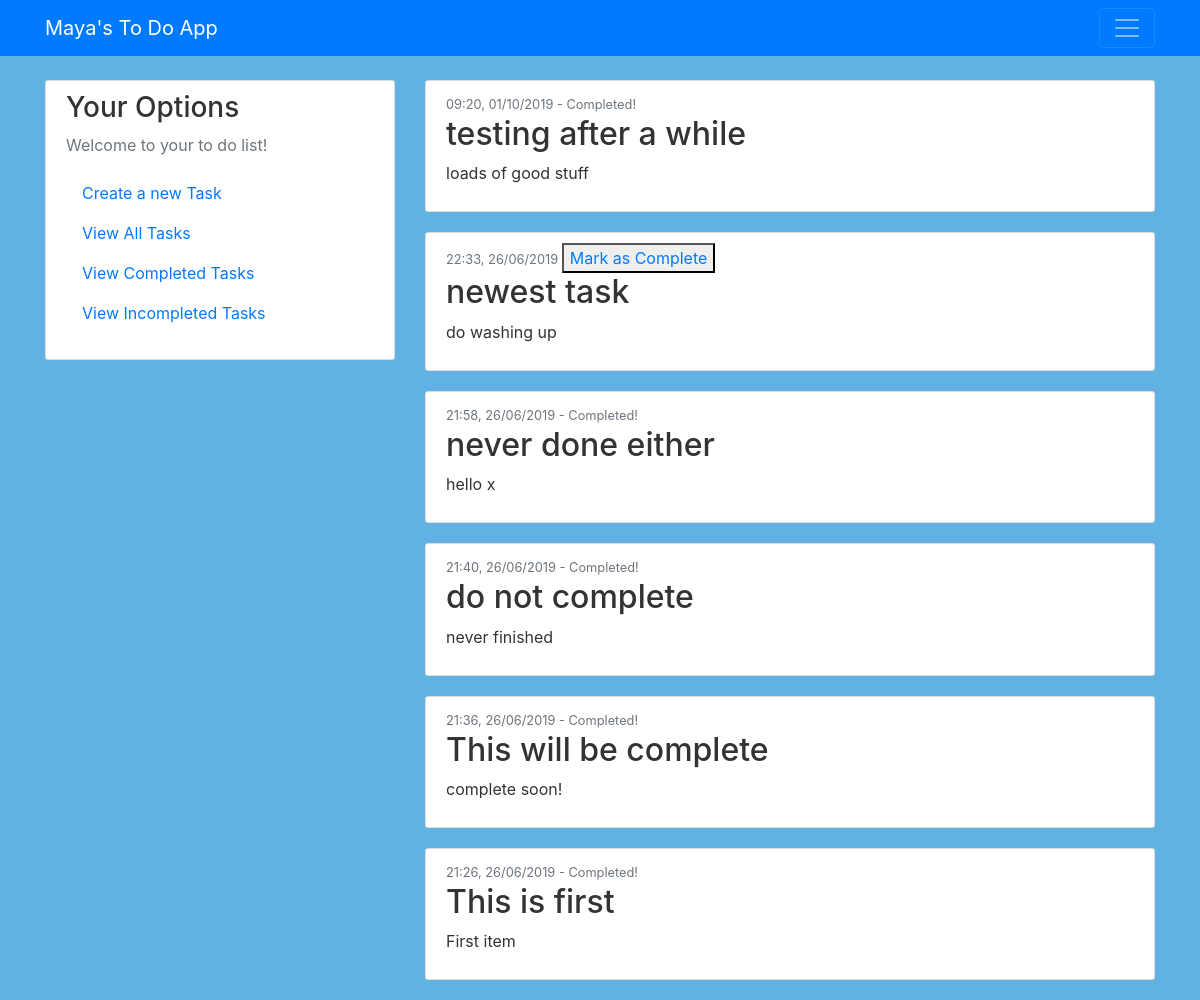
The page /view_all on the database as committed earlier.
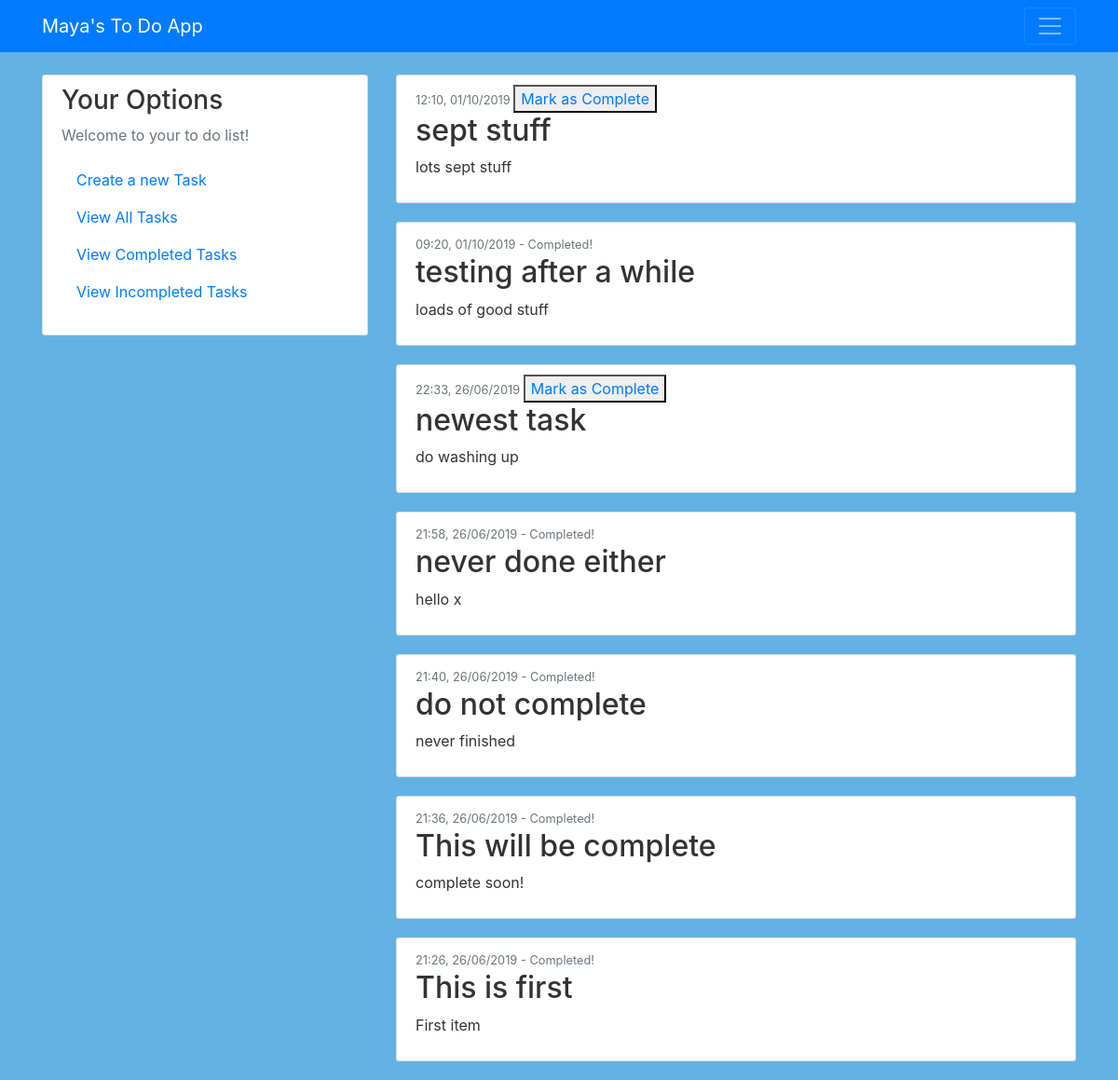
The same page on the database as committed later.
### app.py (models this page shows, shortened)
class Items(db.Model):
    id = db.Column(db.Integer, primary_key=True)
    title = db.Column(db.String(20), unique=False, nullable=False)
    content = db.Column(db.String(120), unique=True, nullable=False)
    date_posted = db.Column(db.DateTime, nullable=False, default=datetime.utcnow)
    complete = db.Column(db.Boolean, unique=False)

### app.py (the view)
@app.route("/")
@app.route("/view_all")
def view_all():
    posts = Items.query.order_by(Items.date_posted.desc()).all()
    return render_template('view_all.html', posts=posts)

### templates/view_all.html
{% extends "layout.html" %}
{% block content %}
    {% for post in posts %}
        <article class="media content-section">
          <div class="media-body">
            <div class="article-metadata">
              {% if post.complete == False %}
                <small class="text-muted">{{ post.date_posted.strftime("%H:%M, %d/%m/%Y") }} </small>
                <button type="button"> <a href="{{ url_for('view_completed',id=post.id) }}"> Mark as Complete </a> </button>
              {% elif post.complete == True %}
                <small class="text-muted">{{ post.date_posted.strftime("%H:%M, %d/%m/%Y") }} - Completed! </small>
              {% endif %}
            </div>
            <h2><a class="article-title">{{ post.title }}</a> </h2>
            <p class="article-content">{{ post.content }}</p>
          </div>
        </article>
    {% endfor %}
{% endblock content %}

### templates/layout.html (shortened to what this page needs)
<!DOCTYPE html>
<html>
<head>
    <link rel="stylesheet" href="https://maxcdn.bootstrapcdn.com/bootstrap/4.0.0/css/bootstrap.min.css">
    <link rel="stylesheet" type="text/css" href="{{ url_for('static', filename='main.css') }}">
</head>
<body>
    <header class="site-header">
      <nav class="navbar navbar-dark bg-primary fixed-top">
        <div class="container">
          <a class="navbar-brand mr-4" href="/">Maya's To Do App </a>
          <button class="navbar-toggler" type="button" data-toggle="collapse" data-target="#navbarToggle" aria-controls="navbarToggle" aria-expanded="false" aria-label="Toggle navigation">
            <span class="navbar-toggler-icon"></span>
          </button>
        </div>
      </nav>
    </header>
    <main role="main" class="container">
      <div class="row">
        <div class="col-md-4">
          <div class="content-section">
            <h3>Your Options</h3>
            <p class='text-muted'>Welcome to your to do list!
              <ul class="list-group">
                <a class="nav-item nav-link" href="/create">Create a new Task</a>
                <a class="nav-item nav-link" href="/view_all">View All Tasks</a>
                <a class="nav-item nav-link" href="{{ url_for('view_completed',id=0) }}">View Completed Tasks</a>
                <a class="nav-item nav-link" href="{{ url_for('view_incomplete') }}">View Incompleted Tasks</a>
              </ul>
            </p>
          </div>
        </div>
        <div class="col-md-8">
          {% block content %}{% endblock %}
        </div>
      </div>
    </main>
</body>
</html>

### static/main.css (style rules this page uses)
body { background: #61B2E3; color: #333333; margin-top: 5rem; }
.content-section { background: #ffffff; padding: 10px 20px; border: 1px solid #dddddd; border-radius: 3px; margin-bottom: 20px; }
.navbar { background-color: #E1AEF1; border-color: #e1aef1; }

Rows that differ between the two databases and show on the page:
added Items: date_posted "12:10, 01/10/2019", title "sept stuff", content "lots sept stuff"
